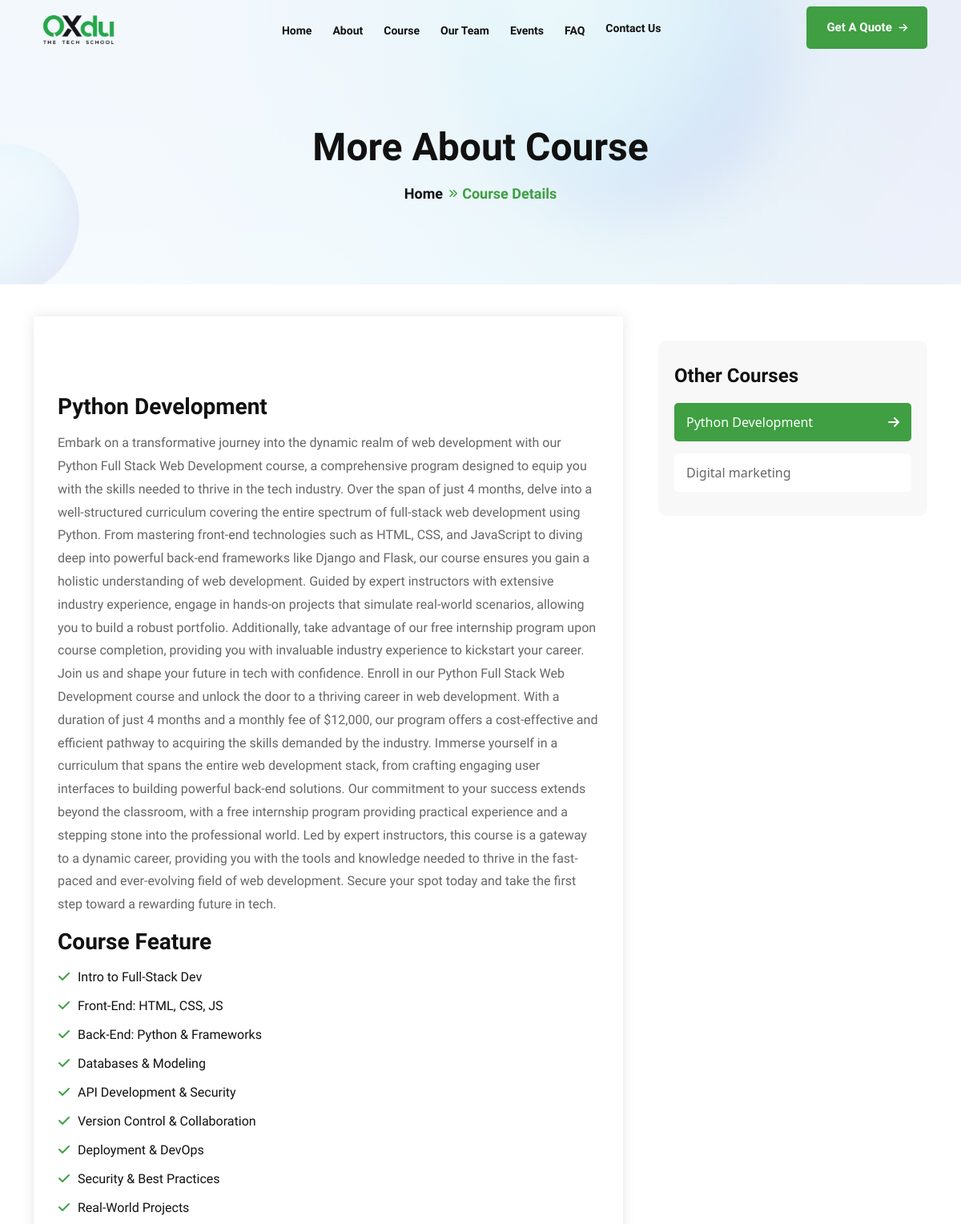
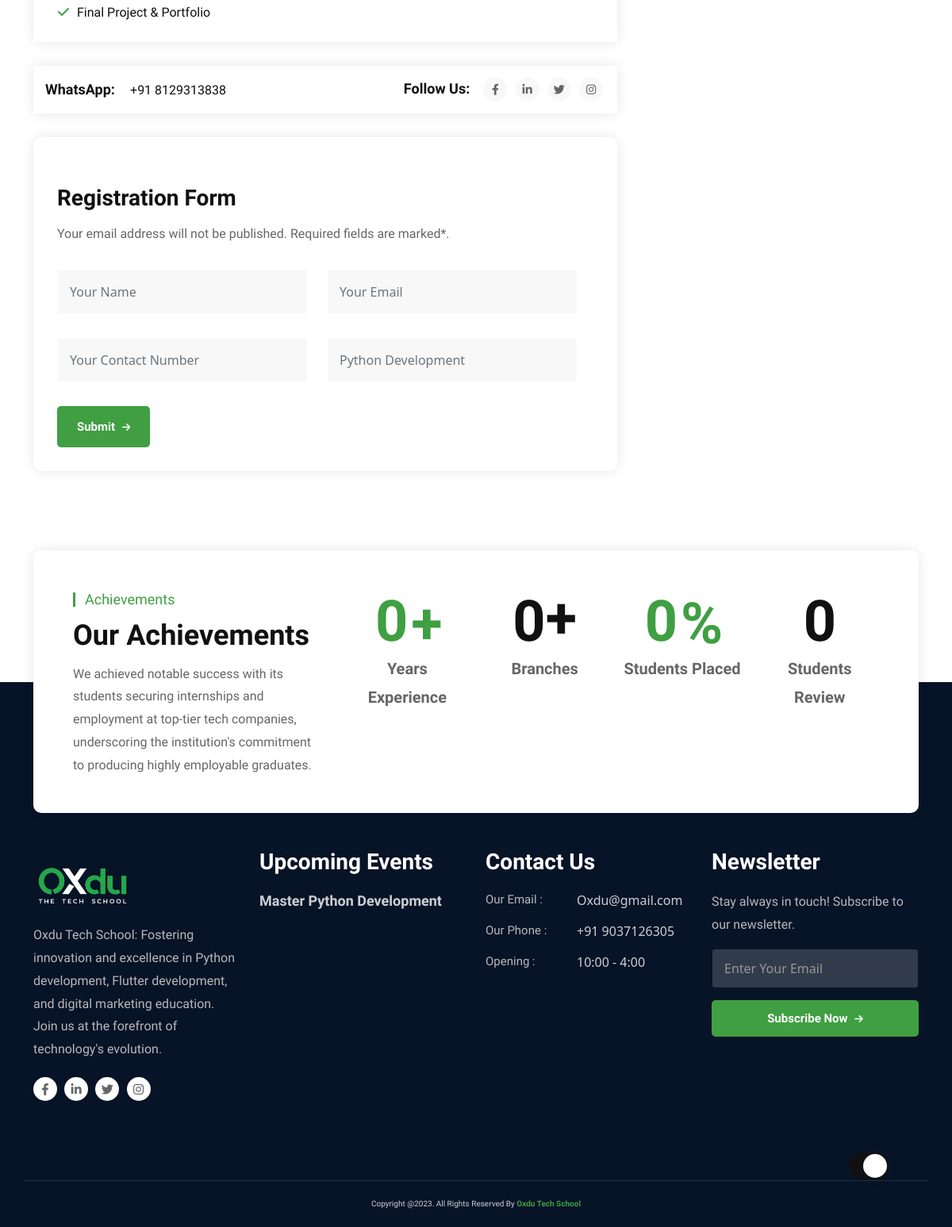
/course_details/1/, run on an earlier commit of the app's database (2 pictures, top to bottom).
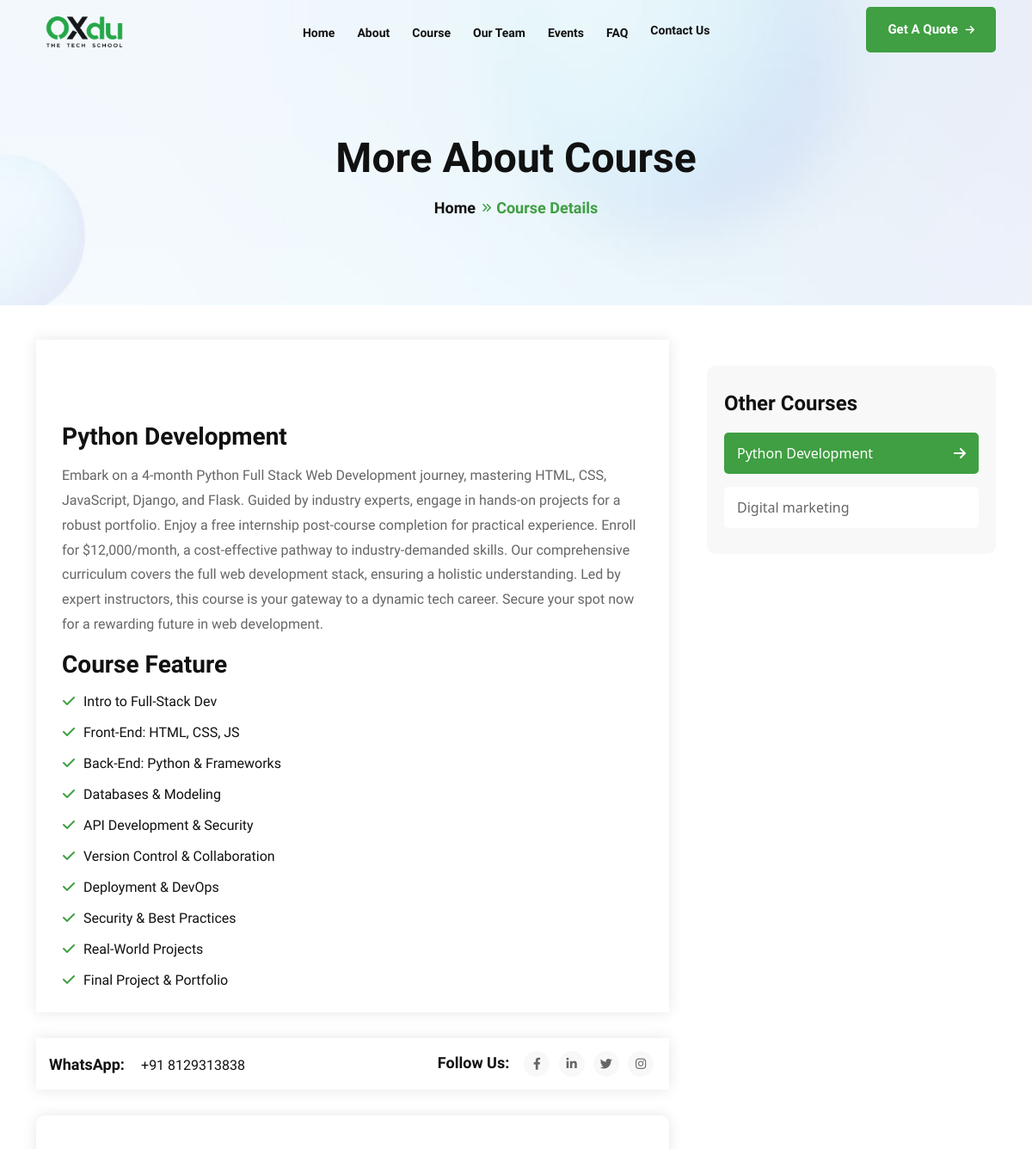
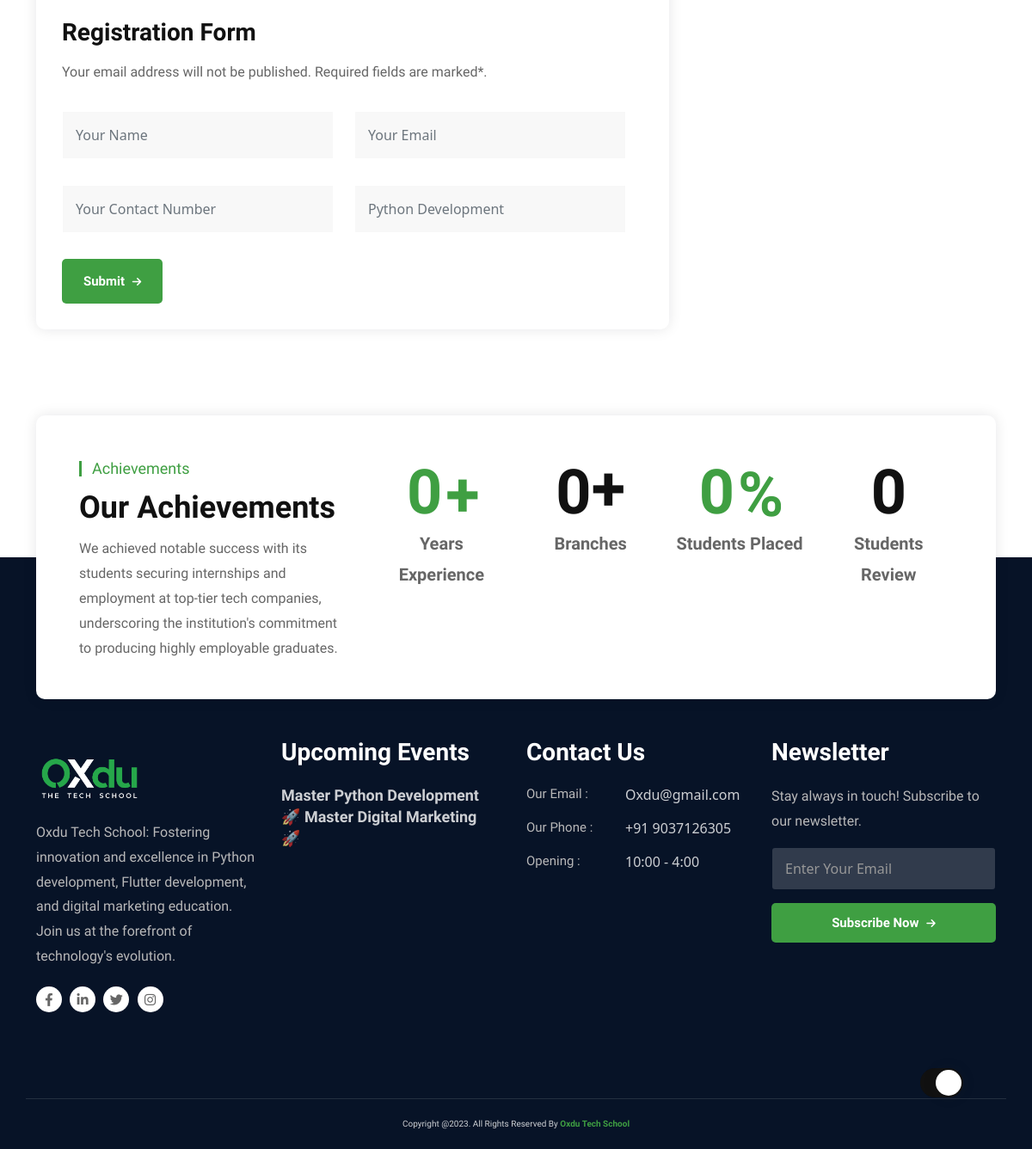
And on a later commit of the database (2 pictures, top to bottom).
### web/models.py (models this page shows, shortened)
class Course(models.Model):
    duration = models.IntegerField()
    fees = models.IntegerField()
    course_name = models.CharField(max_length=100)
    course_description = models.TextField()
    slug = models.SlugField(unique=True, max_length=100)

class CourseFeatures(models.Model):
    course = models.ForeignKey(
        "web.Course", on_delete=models.CASCADE, blank=True, null=True
    )
    course_feature = models.CharField(max_length=100, blank=True, null=True)

class Event(models.Model):
    event_image = models.FileField(upload_to="media")
    event_date = models.IntegerField()
    event_month = models.CharField(max_length=50)
    event_cordinator = models.CharField(max_length=100)
    location = models.CharField(max_length=100)
    event_title = models.CharField(max_length=100)
    event_description = models.TextField()
    slug = models.SlugField(unique=True, max_length=100)

### web/views.py (the view, shortened to what this page needs)
# urls.py: path("course_details/<str:pk>/", views.course_details, name="course_details"),
def course_details(request, pk):
    course = get_object_or_404(Course, pk=pk)
    features = CourseFeatures.objects.filter(course=course)
    other_courses = Course.objects.exclude(pk=pk)
    form = RegisterationForm(request.POST or None)
    context = {
        "course": course,
        "form": form,
        "features": features,
        "other_courses": other_courses,  # Add this to your context
    }
    return render(request, "web/course-details.html", context)

### web/forms.py
class RegisterationForm(forms.ModelForm):
    class Meta:
        model = CourseRegistration
        exclude = ("timestamp",)
        widgets = {
            "name": widgets.TextInput(
                attrs={"class": "required form-control", "placeholder": "Your Name"}
            ),
            "email": widgets.EmailInput(
                attrs={"class": "required form-control", "placeholder": "Your Email"}
            ),
            "phone": widgets.NumberInput(
                attrs={
                    "class": "required form-control",
                    "placeholder": "Your Contact Number",
                }
            ),
            "course": widgets.TextInput(
                attrs={"class": "required form-control", "placeholder": "course"}
            ),
        }
        labels = {
            "name": "name",
            "email": "email",
            "phone": "phone",
        }

### web/context_processors.py (called while the page is built)
def main_context(request):
    events=Event.objects.all()
    context = {
       'events' : events,
    }
    return context

### templates/web/course-details.html (shortened to what this page needs)
{% extends "web/base.html" %}
{% load static %}
{% block content %}
<section class="uni-banner">
<div class="container">
<div class="uni-banner-text-area">
<h1>More About Course</h1>
<ul>
<li><a href="{% url 'index' %}">Home</a></li>
<li>Course Details</li>
</ul>
</div>
</div>
</section>
<section class="details-text-area ptb-100">
<div class="container">
<div class="row">
<div class="col-lg-8">
<div class="blog-details-text-area">
<div class="bdt-text">
<br> <br> <br> <br>
<h3 class="details-page-title">{{course.course_name}}</h3>
<p>{{course.course_description}}</p>
<h3 class="details-page-title">Course Feature</h3>
<div class="support-list">
<div class="support-list">
    <ul>
        {% for feature in features %}
            <li><i class="fas fa-check"></i> {{ feature.course_feature }}</li>
        {% endfor %}
    </ul>
</div>
</div>
</div>
</div>
<div class="blog-text-footer mt-30 pr-20">
<div class="tag-area">
<ul>
<li><span>WhatsApp:</span> </li>
<li><a href="https://wa.me/+918129313838">+91 8129313838</a></li>
</ul>
</div>
<div class="social-icons">
<ul>
<li><span>Follow Us:</span></li>
<li><a href="https://www.facebook.com/" target="_blank"><i class="fab fa-facebook-f"></i></a></li>
<li><a href="https://www.linkedin.com/" target="_blank"><i class="fab fa-linkedin-in"></i></a></li>
<li><a href="https://twitter.com/" target="_blank"><i class="fab fa-twitter"></i></a></li>
<li><a href="https://www.instagram.com/" target="_blank"><i class="fab fa-instagram"></i></a></li>
</ul>
</div>
</div>
<div class="blog-details-page-form-area">
<div class="bd-form details-text-area pr-20" id="bd-form">
<h3 class="details-page-title">Registration Form</h3>
<p>Your email address will not be published. Required fields are marked*.</p>
<form class="ajax reload" method="POST">
<div class="row">
<div class="col-md-6">
    {{form.name}}
</div>
<div class="col-md-6">
    {{form.email}}
</div>
<div class="col-md-6">
    {{form.phone}}
</div>
<div class="col-md-6">
<input type="text" class="form-control" placeholder="{{course.course_name}}" required readonly>
</div>
<div class="col-md-12">
    <button class="default-button" type="submit"><span>Submit <i class="fas fa-arrow-right"></i></span></button>
  </div>
</div>
</form>
</div>
</div>
</div>
<div class="col-lg-4">
<div class="sidebar-area pt-30 pl-20">
    <div class="sidebar-card sidebar-category mt-30">
        <h3>Other Courses</h3>
        <ul>
            <li>
                <a class="active" href="{% url 'course_details' pk=course.pk %}">
                    <span>{{ course.course_name }}</span> <i class="fas fa-arrow-right"></i>
                </a>
            </li>
            {% for other_course in other_courses %}
                <li>
                    <a href="{% url 'course_details' pk=other_course.pk %}"{% if other_course.pk == course.pk %} class="active"{% endif %}>
                        <span>{{ other_course.course_name }}</span> <i class="fas fa-arrow-right"></i>
                    </a>
                </li>
            {% endfor %}
        </ul>
    </div>
</div>
</div>
</div>
</div>
</section>
{% endblock %}

### templates/web/base.html (shortened to what this page needs)
{% load static %}
<!DOCTYPE html>
<html lang="zxx">
<head>
<link rel="stylesheet" href="{% static "web/css/animate.min.css" %}">
<link rel="stylesheet" href="{% static "web/css/bootstrap.min.css" %}">
<link rel="stylesheet" href="{% static "web/css/fontawsome.min.css" %}">
<link rel="stylesheet" href="{% static "web/fonts/font/flaticon.css" %}">
<link rel="stylesheet" href="{% static "web/css/meanmenu.min.css" %}">
<link rel="stylesheet" href="{% static "web/css/owl.carousel.min.css" %}">
<link rel="stylesheet" href="{% static "web/css/nice-select.min.css" %}">
<link rel="stylesheet" href="{% static "web/css/owl.theme.default.min.css" %}">
<link rel="stylesheet" href="{% static "web/css/magnific-popup.min.css" %}">
<link rel="stylesheet" href="{% static "web/css/jquery-ui.min.css" %}">
<link rel="stylesheet" href="{% static "web/css/odometer.min.css" %}">
<link rel="stylesheet" href="{% static "web/css/barfiller.css" %}">
<link rel="stylesheet" href="{% static "web/css/style.css" %}">
<link rel="stylesheet" href="{% static "web/css/dark.css" %}">
<link rel="stylesheet" href="{% static "web/css/responsive.css" %}">
</head>
<body>
<div class="theme-switcher">
<label id="switch" class="switch">
<span class="slider round"></span>
</label>
</div>
<div class="header-area header-area-2">
<div class="navbar-area">
<div class="main-nav">
<div class="container">
<nav class="navbar navbar-expand-md navbar-light">
<a class="navbar-brand" href="index.html">
<img class="black-logo" data-cfsrc="{% static "web/images/oxdu-black.png" alt="logo" %}" style="display:none;visibility:hidden; width: 112px;" />
</a>
<div class="collapse navbar-collapse mean-menu" id="navbarSupportedContent">
<ul class="navbar-nav">
<li class="nav-item ">
<a href="{% url "index" %}" class="">Home </a>
</li>
<li class="nav-item ">
    <a href="{% url "about" %}" class="#">About</a>
</li>
<li class="nav-item">
<a href="{% url "course" %}" class="">Course</a>
</li>
<li class="nav-item">
    <a href="{% url "team" %}" class="">Our Team</a>
    </li>
<li class="nav-item">
<a href="{% url "events" %}" class="">Events </a>
</li>
<li class="nav-item">
    <a href="{% url "faq" %}" class="">FAQ</a>
</li>
<li class="nav-item"><a href="{% url "contact" %}" class="nav-link">Contact Us</a></li>
</ul>
<div class="menu-sidebar">
<a class="default-button" href="{% url "contact" %}">Get A Quote <i class="fas fa-arrow-right"></i></a>
</div>
</div>
</nav>
</div>
</div>
</div>
</div>
{% block content %}
{% endblock  %}
{% include 'web/partials/count.html' %}
    <section class="footer ptb-100 bg-071327">
    <div class="container">
    <div class="row">
    <div class="col-xl-3 col-lg-6 col-md-6 col-sm-6 col-12">
    <div class="footer-logo-area">
    <a href="{% url "index" %}"><img data-cfsrc="{% static "web/images/oxdu.png" %}" alt="image" style="display:none;visibility:hidden;  width: 122px;  padding-top: 27px;"></a>
    <p>Oxdu Tech School: Fostering innovation and excellence in Python development, Flutter development, and digital marketing education. Join us at the forefront of technology's evolution.</p>
    <div class="footer-social-icons">
    <ul>
    <li><a href="https://www.facebook.com/" target="_blank"><i class="fab fa-facebook-f"></i></a></li>
    <li><a href="https://www.linkedin.com/" target="_blank"><i class="fab fa-linkedin-in"></i></a></li>
    <li><a href="https://twitter.com/" target="_blank"><i class="fab fa-twitter"></i></a></li>
    <li><a href="https://www.instagram.com/" target="_blank"><i class="fab fa-instagram"></i></a></li>
    </ul>
    </div>
    </div>
    </div>
    <div class="col-xl-3 col-lg-6 col-md-6 col-sm-6 col-12">
        <div class="footer-links footer-news-area pr-20">
        <h3>Upcoming Events</h3>
        {% for event in events %}
        <div class="footer-news-card mt-0">
        <h5><a href="{% url "event-details" event.pk %}">{{ event.event_title }}</a></h5>
        </div>
        {% endfor %}
        </div>
        </div>
    <div class="col-xl-3 col-lg-6 col-md-6 col-sm-6 col-12">
    <div class="footer-links footer-contact">
    <h3>Contact Us</h3>
    <ul>
    <li><span>Our Email :</span> <a href="mailto:oxdu@gmail.com">Oxdu@gmail.com</a></li>
    <li><span>Our Phone :</span> <a href="tel:+919037126305">+91 9037126305</a></li>
    <li><span>Opening   :</span> 10:00 - 4:00</li>
    </ul>
    </div>
    </div>
    <div class="col-xl-3 col-lg-6 col-md-6 col-sm-6 col-12">
    <div class="footer-links footer-newsletter">
    <h3>Newsletter</h3>
    <p>Stay always in touch! Subscribe to our newsletter.</p>
    <form class="newsletter-form" data-toggle="validator">
    <input type="email" class="input-newsletter form-control" placeholder="Enter Your Email" name="EMAIL" required autocomplete="off">
    <button class="default-button">Subscribe Now <i class="fas fa-arrow-right"></i></button>
    </form>
    </div>
    </div>
    </div>
    </div>
    </section>
    <div class="copyright bg-071327">
    <div class="container">
    <p>Copyright @. All Rights Reserved By <a target="_blank" href="">Oxdu Tech School</a></p>
    </div>
    </div>
    </body>
    </html>

### templates/web/partials/count.html
{% load static %}
<section class="partner">
    <div class="container">
        <div class="fun-facts-content">
            <div class="row">
            <div class="col-xl-4 col-lg-12 col-md-12 col-sm-12 col-12">
            <div class="fun-facts-text-area pr-20">
            <div class="default-section-title">
            <span>Achievements</span>
            <h3>Our Achievements</h3>
            </div>
            <p>We achieved notable success with its students securing internships and employment at top-tier tech companies, underscoring the institution's commitment to producing highly employable graduates. </p>
            </div>
            </div>
            <div class="col-xl-8 col-lg-12 col-md-12 col-sm-12 col-12">
            <div class="fun-facts-card-area">
            <div class="row">
            <div class="col-lg-3 col-md-3 col-sm-6 col-6">
            <div class="fun-facts-card">
                <h2><span class="odometer" data-count="5">00</span><span class="odo-text">+</span></h2>
            <p>Years Experience</p>
            </div>
            </div>
            <div class="col-lg-3 col-md-3 col-sm-6 col-6">
            <div class="fun-facts-card fcb">
            <h2><span class="odometer" data-count="10">00</span>+</h2>
            <p>Branches</p>
            </div>
            </div>
            <div class="col-lg-3 col-md-3 col-sm-6 col-6">
            <div class="fun-facts-card">
            <h2><span class="odometer" data-count="99">00</span><span class="odo-text">%</span></h2>
            <p>Students Placed</p>
            </div>
            </div>
            <div class="col-lg-3 col-md-3 col-sm-6 col-6">
            <div class="fun-facts-card fcb">
            <h2><span class="odometer" data-count="4.7">00</span></h2>
            <p>Students Review</p>
            </div>
            </div>
            </div>
            </div>
            </div>
            </div>
            </div>
    </div>
    </section>

### static/web/css/dark.css (style rules this page uses)
.theme-switcher { position:fixed;z-index:999999;bottom:60px;right:80px }
.theme-switcher .switch { position:relative;display:inline-block;width:50px;height:34px }
.theme-switcher .slider { position:absolute;cursor:pointer;top:0;left:0;right:0;bottom:0;background-color:#ccc;-webkit-transition:.4s;transition:.4s }
.theme-switcher .slider::before { position:absolute;content:"";height:30px;width:30px;left:0;bottom:4px;top:0;bottom:0;margin:auto 0;-webkit-transition:.4s;transition:.4s;-webkit-box-shadow:0 0 15px #2020203d;box-shadow:0 0 15px #2020203d;background:#fff url(../../../../../i.ibb.co/FxzBYR9/night.png);background-repeat:no-repeat;background-position:center }
.theme-switcher input:checked+.slider { background-color:#111 }
.theme-switcher input:checked+.slider:before { -webkit-transform:translateX(24px);transform:translateX(18px);background:#fff url(https://i.ibb.co/7JfqXxB/sunny.png);background-repeat:no-repeat;background-position:center }
.theme-switcher .slider.round { border-radius:34px }
.theme-switcher .slider.round::before { border-radius:50% }
.theme-light { --whiteColor: #ffffff;--blackColor: #111111;--paragraphColor: #666666;--boxShadow: rgba(17, 17, 26, 0.1) 0px 0px 16px }
.theme-light .bg-071327 { background-color:#071327 }
.theme-light .black-logo { display:block }
.theme-light .partner::before { background-color:#071327 }

What changed in the data, as far as the page shows it:
changed Course "Python Development": course_description "Embark on a transformative journey into the dynamic realm of web development with our Python Full Stack Web Development course, a comprehensive program designed to equip you with the skills needed to thrive in the tech industry. Over the span of just 4 months, delve into a well-structured curriculum covering the entire spectrum of full-stack web development using Python. From mastering front-end technologies such as HTML, CSS, and JavaScript to diving deep into powerful back-end frameworks like Django and Flask, our course ensures you gain a holistic understanding of web development. Guided by expert instructors with extensive industry experience, engage in hands-on projects that simulate…" → "Embark on a 4-month Python Full Stack Web Development journey, mastering HTML, CSS, JavaScript, Django, and Flask. Guided by industry experts, engage in hands-on projects for a robust portfolio. Enjoy a free internship post-course completion for practical experience. Enroll for $12,000/month, a cost-effective pathway to industry-demanded skills. Our comprehensive curriculum covers the full web development stack, ensuring a holistic understanding. Led by expert instructors, this course is your gateway to a dynamic tech career. Secure your spot now for a rewarding future in web development."
added Event: event_title "🚀 Master Digital Marketing 🚀"
